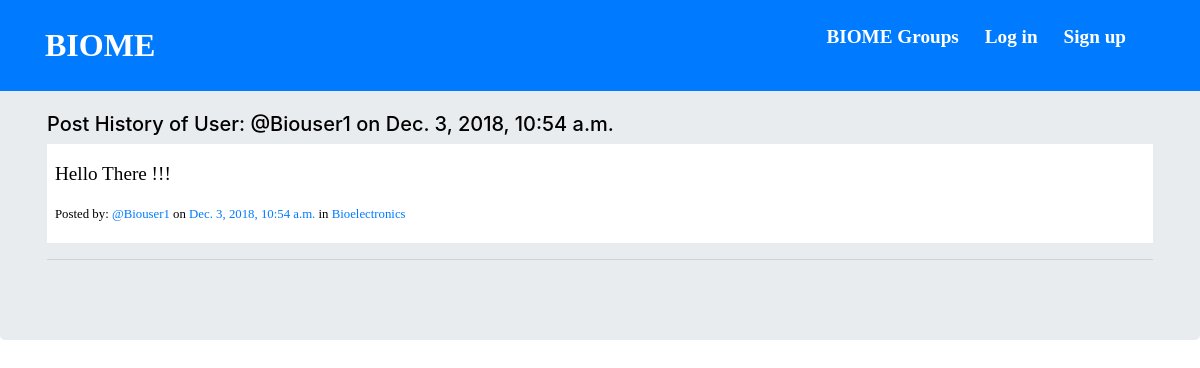
Page /posts/by/Biouser1/17/ on the committed database.
### posts/models.py (models this page shows, shortened)
class Post(models.Model):
    user = models.ForeignKey(User, related_name="posts",on_delete=models.CASCADE)
    created_at = models.DateTimeField(auto_now=True)
    message = models.TextField()
    message_html = models.TextField(editable=False)
    group = models.ForeignKey(Group, related_name="posts",null=True, blank=True,on_delete=models.CASCADE)
    class Meta:
        ordering = ["-created_at"]
        unique_together = ["user", "message"]

### Groups/models.py (models this page shows, shortened)
class Group(models.Model):
    name = models.CharField(max_length=255, unique=True)
    slug = models.SlugField(allow_unicode=True, unique=True)
    description = models.TextField(blank=True, default='')
    description_html = models.TextField(editable=False, default='', blank=True)
    members = models.ManyToManyField(User,through="GroupMember")
    class Meta:
        ordering = ["name"]

### posts/views.py (the view)
# urls.py: url(r"by/(?P<username>[-\w]+)/(?P<pk>\d+)/$",views.PostDetail.as_view(),name="single"),
class PostDetail(SelectRelatedMixin, generic.DetailView):
    model = models.Post
    select_related = ("user", "group")
    template_name = "posts/post_detail.html"
    def get_queryset(self):
        queryset = super().get_queryset()
        return queryset.filter(
            user__username__iexact=self.kwargs.get("username")
        )

### posts/templates/posts/post_detail.html
{% extends "posts/post_base.html" %}
{% block post_content %}
<div class="container">
	<h5>Post History of User: @{{ post.user.username }} on {{post.created_at}} </h5>
</div>
<div class="col-md-12">
    {% include "posts/_post.html" %}
</div>
{% endblock %}

### posts/templates/posts/_post.html (shortened to what this page needs)
<form class="textfield">
	<div class="post_media">{{ post.message_html|safe }}</div>
	<div class="media-body">Posted by: <span class="username"><a href="{% url 'posts:for_user' username=post.user.username %}">@{{ post.user.username }}</a></span> on <time class="time"><a href="{% url 'posts:single' username=post.user.username pk=post.pk %}">{{ post.created_at }}</a></time>
				{% if post.group %} <span class="group-name2">in<a href="{% url 'posts:single1' slug=post.group.slug %}"> {{ post.group.name }}</a></span>
				{% endif %}
	<span class="media-footer">
	</span></div>
</form>
<hr />

### Static/Biome/css/master.css (style rules this page uses)
body { padding-top: 3em; color:black; position: relative; }
.post_media { font-size: 1.2em; font-family: "DTLProkyonST"; }
form { padding-left:0.5em; padding-top:1.0em; padding-right:1.0em; }
.media-body { font-size: 0.8em; font-family: "DTLProkyonST"; padding-bottom:1.5em; }
.media-footer { font-family: "DTLProkyonST"; padding-left:0.5em; }
.textfield { background-color: white }

### rows in the picture
Post: user.username "Biouser1", created_at "Dec. 3, 2018, 10:54 a.m.", message_html "Hello There !!!", group.name "Bioelectronics"
